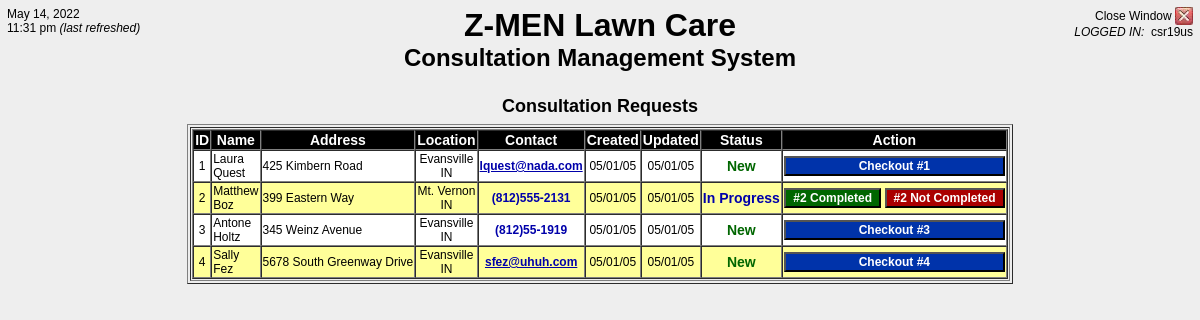
The page /site/adminroot/consult/main.php (signed in) on the database its author committed.
### tables this page shows
CREATE TABLE `new_customer` (
  `nc_id` int(10) UNSIGNED NOT NULL AUTO_INCREMENT,
  `nc_fname` varchar(32) DEFAULT NULL,
  `nc_lname` varchar(32) DEFAULT NULL,
  `nc_address1` varchar(64) DEFAULT NULL,
  `nc_address2` varchar(64) DEFAULT NULL,
  `nc_city` varchar(32) DEFAULT NULL,
  `nc_state` char(2) DEFAULT NULL,
  `nc_dphone` varchar(13) DEFAULT NULL,
  `nc_email` varchar(64) DEFAULT NULL,
  `nc_contact_method` varchar(10) DEFAULT NULL,
  `nc_created` datetime DEFAULT NULL,
  `nc_created_ip` varchar(15) DEFAULT NULL,
  `nc_updated` timestamp NOT NULL DEFAULT CURRENT_TIMESTAMP ON UPDATE CURRENT_TIMESTAMP,
  `nc_status` varchar(45) DEFAULT NULL,
  PRIMARY KEY (`nc_id`)
);

### site/adminroot/php/fns_database.php (called while the page is built, shortened)
<?php
function dbconnect_newmethod() {
	$db = mysqli_connect('localhost','zmen_webuser','password','zmendev');
	return $db;
}
?>

### site/adminroot/consult/main.php (the view, shortened to what this page needs)
<?php
	$admin_user = $_SESSION['admin_user'];
	require_once '../php/fns_database.php';
	function get_consults() {
		$query = ('  SELECT nc_id,
												nc_fname,
												nc_lname,
												nc_address1,
												nc_address2,
												nc_city,
												nc_state,
												nc_dphone,
												nc_email,
												nc_contact_method,
												DATE_FORMAT(nc_created,\'%m/%d/%y\') nc_created,
												DATE_FORMAT(nc_updated,\'%m/%d/%y\') nc_updated,
												nc_status
									 FROM new_customer
									WHERE nc_status LIKE \'incomplete\'
										 OR nc_status LIKE \'checkout\'
										 OR nc_status IS NULL
										 OR nc_updated IS NULL
							 ORDER BY nc_created ASC  ');
		$result = dbconnect_newmethod()->query($query);
		return $result;
	}
?>
<!DOCTYPE HTML PUBLIC "-//W3C//DTD HTML 4.01 Transitional//EN" "http://www.w3.org/TR/html4/loose.dtd">
<html>
<head>
</head>
<body bgcolor="#EEEEEE" leftmargin="1" rightmargin="1" topmargin="1">
<table width="100%">
<tr><td>
		<table width="100%">
			<tr>
				<td width="25%" align="left" valign="top">
					<?php echo date("F j, Y"); ?><br />
					<?php echo date("g:i a"); ?>&nbsp;<em>(last refreshed)</em>
				</td>
				<td width="50%" align="center">
					<span style="font-weight:bold; font-size:32px ">Z-MEN Lawn Care</span><br />
					<span style="font-weight:bold; font-size:24px ">Consultation Management System</span>
				</td>
				<td width="25%" align="right" valign="top">
					<table cellspacing="0" cellpadding="0"><tr><td valign="middle" align="right">Close Window&nbsp;</td><td valign="middle" align="right"><img onClick="window.close()" src="../images/close_x.jpg" width="18" height="18" /></td></tr></table>
					<em>LOGGED IN:</em>&nbsp;&nbsp;<?php echo $admin_user; ?>
				</td>
			</tr>
		</table>
</td></tr>
<tr><td>
		<table width="100%">
			<tr>
				<td align="center">
					<br /><span style="font-weight:bold; font-size:18px ">Consultation Requests</span><br />
				</td>
			</tr>
		</table>
</td></tr>
<tr><td align="center">
		<form action="action.php" method="post">
		<table border="1"><tr><td>
		<table cellpadding="1" cellspacing="0" border="1">
			<tr bgcolor="#000000" style="font-weight:bold; color:#FFFFFF; font-size:14px ">
				<td align="center">ID</td>
				<td align="center">Name</td>
				<td align="center">Address</td>
				<td align="center">Location</td>
				<td align="center">Contact</td>
				<td align="center">Created</td>
				<td align="center">Updated</td>
				<td align="center">Status</td>
				<td align="center">Action</td>
			</tr>
			<?php
				$result = get_consults();
				$num_rows = $result->num_rows;
				for($i=0; $i<$num_rows; $i++) {
					$row = $result->fetch_assoc();
					if ($i % 2)	{
	 					echo '<tr bgcolor="#ffff99">';}
					else {
						echo '<tr bgcolor="#ffffff">';}
							echo '<td align="center" valign="middle">'.$row['nc_id'].'</td>';
							echo '<td align="left" valign="middle">'.$row['nc_fname'].'<br />'.$row['nc_lname'].'</td>';
							echo '<td align="left" valign="middle" nowrap>'.$row['nc_address1'].'<br />'.$row['nc_address2'].'</td>';
							echo '<td align="center" valign="middle" nowrap>'.$row['nc_city'].'<br />'.$row['nc_state'].'</td>';
							echo '<td align="center" valign="middle" nowrap>';
								if($row['nc_contact_method']=='phone') echo '<span style="font-weight:bold; color:#0000AA">'.$row['nc_dphone'].'</span></td>';
								if($row['nc_contact_method']=='email') echo '<a href="mailto:'.$row['nc_email'].'" style="font-weight:bold; color:#0000AA">'.$row['nc_email'].'</a></td>';
							echo '<td align="center" valign="middle" nowrap>'.$row['nc_created'].'</td>';
							echo '<td align="center" valign="middle" nowrap>'.$row['nc_updated'].'</td>';
							echo '<td align="center" valign="middle" style="font-weight:bold">';
								if (!$row['nc_status'])  echo '<span style="color:#006600; font-size:14px">New</span>';
								if ($row['nc_status']=='checkout') echo '<span style="color:#0000AA; font-size:14px">In Progress</span>';
							echo '</td>';
							echo '<td align="center" valign="middle">';
								if($row['nc_status']=="incomplete" || $row['nc_status']=="complete" || !$row['nc_status']) {
									echo '<input type="submit" name="checkout" value="Checkout #'.$row['nc_id'].'" class="checkout">';
								}
								if($row['nc_status']=="checkout") {
									echo '<input type="submit" name="complete" value="#'.$row['nc_id'].' Completed" class="complete">
												<input type="submit" name="incomplete" value="#'.$row['nc_id'].' Not Completed" class="incomplete">';
								}
							echo '</td>';
						echo '</tr>';
				}
			?>
		</table>
		</td></tr></table>
		</form>
</td></tr>
<tr><td>
</td></tr>
</table>
</body>
</html>

### site/adminroot/css/admin.css (style rules this page uses)
body { font-family: Arial, Helvetica, sans-serif; font-size:12px; }
.checkout { background-color:#0033aa; width:221px; color:#ffffff; font-weight:bold; font-size:12px }
.complete { background-color:#006600; width:97px; color:#ffffff; font-weight:bold; font-size:12px }
.incomplete { background-color:#aa0000; width:120px; color:#ffffff; font-weight:bold; font-size:12px }

### rows shown on the page
new_customer: nc_id "1", nc_fname "Laura", nc_lname "Quest", nc_address1 "425 Kimbern Road", nc_city "Evansville", nc_state "IN", nc_email "lquest@nada.com", nc_created "05/01/05", nc_updated "05/01/05", shows "New", checkout "Checkout #1"
new_customer: nc_id "2", nc_fname "Matthew", nc_lname "Boz", nc_address1 "399 Eastern Way", nc_city "Mt. Vernon", nc_state "IN", nc_dphone "(812)555-2131", nc_created "05/01/05", nc_updated "05/01/05", nc_status "In Progress", complete "#2 Completed", incomplete "#2 Not Completed"
new_customer: nc_id "3", nc_fname "Antone", nc_lname "Holtz", nc_address1 "345 Weinz Avenue", nc_city "Evansville", nc_state "IN", nc_dphone "(812)55-1919", nc_created "05/01/05", nc_updated "05/01/05", shows "New", checkout "Checkout #3"
new_customer: nc_id "4", nc_fname "Sally", nc_lname "Fez", nc_address1 "5678 South Greenway Drive", nc_city "Evansville", nc_state "IN", nc_email "sfez@uhuh.com", nc_created "05/01/05", nc_updated "05/01/05", shows "New", checkout "Checkout #4"

### other values the page prints
$admin_user "csr19us"
